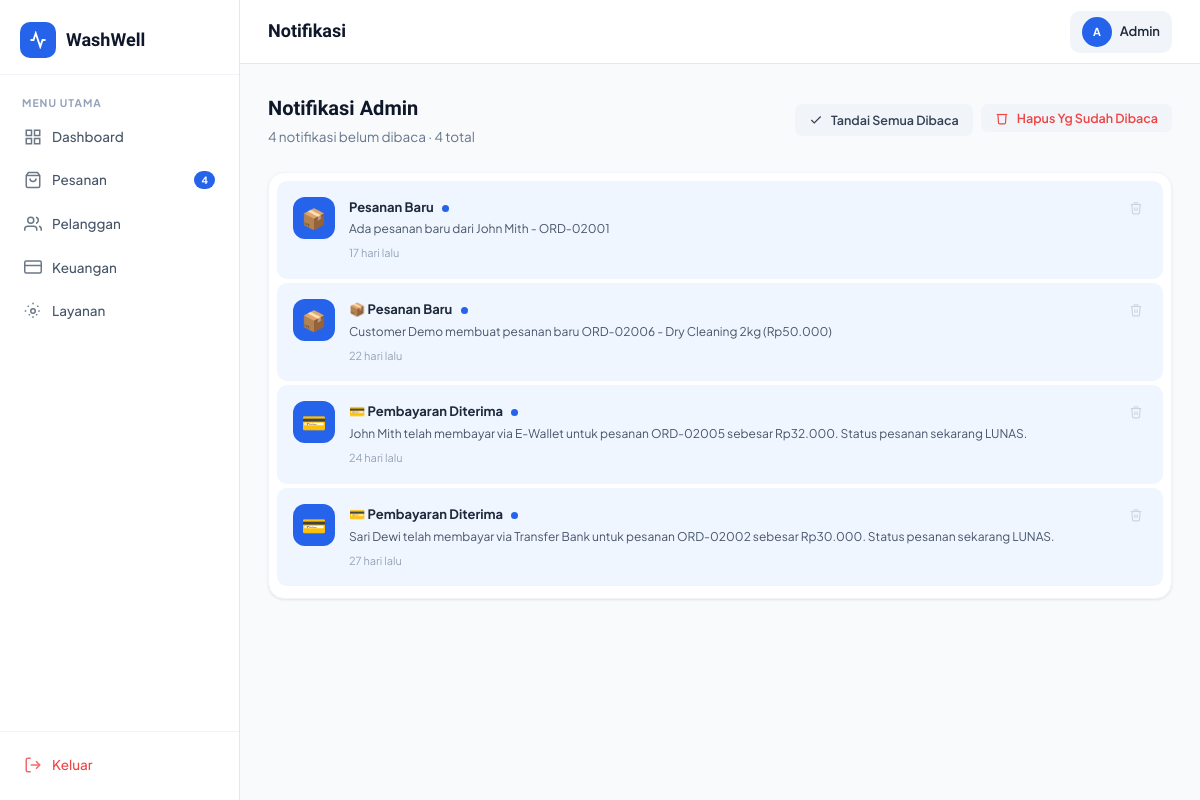
The page /admin/notifications.php (signed in) on the database its author committed.
### tables this page shows
CREATE TABLE IF NOT EXISTS users (
    id         INT AUTO_INCREMENT PRIMARY KEY,
    name       VARCHAR(100) NOT NULL,
    email      VARCHAR(150) UNIQUE NOT NULL,
    password   VARCHAR(255) NOT NULL,
    phone      VARCHAR(20),
    address    TEXT,
    role       ENUM('customer','admin') DEFAULT 'customer',
    created_at TIMESTAMP DEFAULT CURRENT_TIMESTAMP,
    updated_at TIMESTAMP DEFAULT CURRENT_TIMESTAMP ON UPDATE CURRENT_TIMESTAMP
);

CREATE TABLE IF NOT EXISTS notifications (
    id         INT AUTO_INCREMENT PRIMARY KEY,
    user_id    INT NOT NULL,
    title      VARCHAR(200) NOT NULL,
    message    TEXT NOT NULL,
    is_read    TINYINT(1) DEFAULT 0,
    created_at TIMESTAMP DEFAULT CURRENT_TIMESTAMP,
    FOREIGN KEY (user_id) REFERENCES users(id) ON DELETE CASCADE
);

### includes/auth.php (called while the page is built, shortened)
<?php
require_once __DIR__ . '/config.php';
function getCurrentUser() {
    $db = getDB();
    $id = (int)$_SESSION['user_id'];
    $res = $db->query("SELECT * FROM users WHERE id=$id LIMIT 1");
    return $res ? $res->fetch_assoc() : null;
}
function getUnreadNotifs($userId) {
    $db = getDB();
    $uid = (int)$userId;
    $res = $db->query("SELECT COUNT(*) as cnt FROM notifications WHERE user_id=$uid AND is_read=0");
    return $res ? (int)$res->fetch_assoc()['cnt'] : 0;
}
?>

### includes/config.php (called while the page is built, shortened)
<?php
function timeAgo($datetime) {
    $time = strtotime($datetime);
    $diff = time() - $time;
    return floor($diff/86400) . ' hari lalu';
}
?>

### admin/notifications.php (the view, shortened to what this page needs)
<?php
require_once '../includes/auth.php';
$db = getDB();
$user = getCurrentUser();
$uid = (int)$user['id'];
$notifs     = $db->query("SELECT * FROM notifications WHERE user_id=$uid ORDER BY created_at DESC");
$totalNotif = $notifs->num_rows;
?>
<!DOCTYPE html>
<html lang="id">
<head>
<link rel="stylesheet" href="../assets/css/style.css">
</head>
<body>
<div class="app-layout">
    <?php require_once 'partials/sidebar.php'; ?>
    <div class="main-content">
        <header class="topbar">
            <div class="topbar-left">
                <div class="topbar-title">Notifikasi</div>
            </div>
            <div class="topbar-right">
                <div style="display:flex;align-items:center;gap:8px;padding:6px 12px;border-radius:10px;background:var(--gray-100)">
                    <div class="avatar avatar-sm"><?= strtoupper(substr($user['name'],0,1)) ?></div>
                    <span style="font-size:13px;font-weight:600"><?= htmlspecialchars(explode(' ',$user['name'])[0]) ?></span>
                </div>
            </div>
        </header>
        <main class="page-content">
            <div class="page-header">
                <div>
                    <h1>Notifikasi Admin</h1>
                    <p><?= $notifCount ?> notifikasi belum dibaca · <?= $totalNotif ?> total</p>
                </div>
                <div style="display:flex;gap:8px;">
                    <?php if ($notifCount > 0): ?>
                    <a href="notifications.php?mark_read=1" class="btn btn-ghost btn-sm">
                        <svg width="14" height="14" viewBox="0 0 24 24" fill="none" stroke="currentColor" stroke-width="2"><polyline points="20 6 9 17 4 12"/></svg>
                        Tandai Semua Dibaca
                    </a>
                    <?php endif; ?>
                    <?php if ($totalNotif > 0): ?>
                    <form method="POST" onsubmit="return confirm('Hapus semua notifikasi yang sudah dibaca?')" style="display:inline">
                        <button type="submit" class="btn btn-ghost btn-sm" style="color:#EF4444;">
                            <svg width="14" height="14" viewBox="0 0 24 24" fill="none" stroke="currentColor" stroke-width="2"><polyline points="3 6 5 6 21 6"/><path d="M19 6l-1 14a2 2 0 0 1-2 2H8a2 2 0 0 1-2-2L5 6"/></svg>
                            Hapus Yg Sudah Dibaca
                        </button>
                    </form>
                    <?php endif; ?>
                </div>
            </div>
            <div class="card">
                <div class="card-body" style="padding:8px;">
                <?php if ($totalNotif === 0): ?>
                <div style="text-align:center;padding:60px 0;color:var(--gray-400);">
                    <svg width="48" height="48" viewBox="0 0 24 24" fill="none" stroke="currentColor" stroke-width="1.5" style="margin-bottom:12px;opacity:0.4;"><path d="M18 8A6 6 0 0 0 6 8c0 7-3 9-3 9h18s-3-2-3-9"/><path d="M13.73 21a2 2 0 0 1-3.46 0"/></svg>
                    <p style="font-size:14px;font-weight:600;margin-bottom:4px;">Tidak ada notifikasi</p>
                    <p style="font-size:12px;">Notifikasi dari pelanggan akan muncul di sini.</p>
                </div>
                <?php else: ?>
                <?php
                $notifs2 = $db->query("SELECT * FROM notifications WHERE user_id=$uid ORDER BY created_at DESC");
                while($n = $notifs2->fetch_assoc()):
                    $icon = '🔔';
                    $t = $n['title'];
                    if (strpos($t,'Pembayaran')!==false || strpos($t,'💳')!==false || strpos($t,'💰')!==false) $icon='💳';
                    elseif (strpos($t,'Pesanan Baru')!==false) $icon='📦';
                    elseif (strpos($t,'Dibatalkan')!==false) $icon='❌';
                    elseif (strpos($t,'Selesai')!==false) $icon='✅';
                ?>
                <div style="display:flex;align-items:flex-start;gap:14px;padding:16px;border-radius:10px;background:<?= !$n['is_read']?'var(--primary-bg)':'transparent' ?>;margin-bottom:4px;transition:background 0.2s;border-bottom:1px solid var(--gray-100);">
                    <div style="width:42px;height:42px;border-radius:12px;background:<?= !$n['is_read']?'var(--primary)':'var(--gray-100)' ?>;display:flex;align-items:center;justify-content:center;flex-shrink:0;font-size:20px;">
                        <?= $icon ?>
                    </div>
                    <div style="flex:1;">
                        <div style="font-size:13px;font-weight:700;color:var(--gray-800);margin-bottom:3px;">
                            <?= htmlspecialchars($n['title']) ?>
                            <?php if (!$n['is_read']): ?><span style="display:inline-block;width:7px;height:7px;border-radius:50%;background:var(--primary);margin-left:6px;vertical-align:middle;"></span><?php endif; ?>
                        </div>
                        <div style="font-size:12px;color:var(--gray-600);margin-bottom:6px;line-height:1.5;"><?= $n['message'] ?></div>
                        <div style="font-size:11px;color:var(--gray-400);"><?= timeAgo($n['created_at']) ?></div>
                    </div>
                    <form method="POST">
                        <button type="submit" style="background:none;border:none;color:var(--gray-300);cursor:pointer;padding:4px;border-radius:6px;" title="Hapus" onmouseover="this.style.color='#EF4444'" onmouseout="this.style.color='var(--gray-300)'">
                            <svg width="14" height="14" viewBox="0 0 24 24" fill="none" stroke="currentColor" stroke-width="2"><polyline points="3 6 5 6 21 6"/><path d="M19 6l-1 14a2 2 0 0 1-2 2H8a2 2 0 0 1-2-2L5 6"/><path d="M10 11v6M14 11v6"/><path d="M9 6V4a1 1 0 0 1 1-1h4a1 1 0 0 1 1 1v2"/></svg>
                        </button>
                    </form>
                </div>
                <?php endwhile; ?>
                <?php endif; ?>
                </div>
            </div>
        </main>
    </div>
</div>
</body>
</html>

### assets/css/style.css (style rules this page uses)
:root { --primary: #2563EB; --primary-light: #3B82F6; --primary-dark: #1D4ED8; --primary-bg: #EFF6FF; --orange: #F97316; --orange-light: #FED7AA; --green: #22C55E; --green-light: #DCFCE7; --teal: #06B6D4; --teal-light: #CFFAFE; --gray-50: #F8FAFC; --gray-100: #F1F5F9; --gray-200: #E2E8F0; --gray-300: #CBD5E1; --gray-400: #94A3B8; --gray-500: #64748B; --gray-600: #475569; --gray-700: #334155; --gray-800: #1E293B; --gray-900: #0F172A; --white: #FFFFFF; --shadow-sm: 0 1px 3px rgba(0,0,0,0.06), 0 1px 2px rgba(0,0,0,0.04); --shadow: 0 4px 6px -1px rgba(0,0,0,0.07), 0 2px 4px -1px rgba(0,0,0,0.04); --shadow-md: 0 10px 15px -3px rgba(0,0,0,0.08), 0 4px 6px -2px rgba(0,0,0,0.04); --shadow-lg: 0 20px 25px -5px rgba(0,0,0,0.08), 0 10px 10px -5px rgba(0,0,0,0.03); --radius: 12px; --radius-lg: 16px; --radius-xl: 24px; --sidebar-w: 240px; --font: 'Plus Jakarta Sans', sans-serif; --font-display: 'Sora', sans-serif; --transition: all 0.2s ease; }
*, *::before, *::after { box-sizing: border-box; margin: 0; padding: 0; }
html { scroll-behavior: smooth; }
body { font-family: var(--font); background: var(--gray-50); color: var(--gray-800); line-height: 1.6; font-size: 14px; }
a { text-decoration: none; color: inherit; }
button { cursor: pointer; border: none; font-family: var(--font); }
.btn { display: inline-flex; align-items: center; gap: 8px; padding: 9px 18px; border-radius: 8px; font-size: 13.5px; font-weight: 600; transition: var(--transition); white-space: nowrap; border: none; cursor: pointer; }
.btn-ghost { background: var(--gray-100); color: var(--gray-700); }
.btn-sm { padding: 6px 14px; font-size: 12.5px; border-radius: 7px; }
.card { background: var(--white); border-radius: var(--radius-lg); box-shadow: var(--shadow-sm); border: 1px solid var(--gray-100); }
.card-body { padding: 20px 24px; }
.avatar { width: 36px; height: 36px; border-radius: 50%; display: flex; align-items: center; justify-content: center; font-weight: 700; font-size: 13px; color: var(--white); background: var(--primary); flex-shrink: 0; }
.avatar-sm { width: 30px; height: 30px; font-size: 11px; }
.app-layout { display: flex; min-height: 100vh; }
.nav-item svg { flex-shrink: 0; opacity: 0.8; }
.main-content { flex: 1; margin-left: var(--sidebar-w); display: flex; flex-direction: column; min-height: 100vh; }
.topbar { background: var(--white); border-bottom: 1px solid var(--gray-200); padding: 0 28px; height: 64px; display: flex; align-items: center; justify-content: space-between; position: sticky; top: 0; z-index: 50; }
.topbar-left { display: flex; align-items: center; gap: 16px; }
.topbar-title { font-family: var(--font-display); font-size: 18px; font-weight: 700; color: var(--gray-900); }
.topbar-right { display: flex; align-items: center; gap: 12px; }
.page-content { padding: 28px; flex: 1; }
.page-header { margin-bottom: 24px; display: flex; align-items: center; justify-content: space-between; flex-wrap: wrap; gap: 12px; }
.page-header h1 { font-family: var(--font-display); font-size: 20px; font-weight: 700; color: var(--gray-900); }
.page-header p { font-size: 13.5px; color: var(--gray-500); margin-top: 2px; }

### rows shown on the page
users: name "A", name "Admin"
notifications: title "📦", title "Pesanan Baru", is_read 0 (drawn), message "Ada pesanan baru dari John Mith - ORD-02001", created_at "17 hari lalu"
notifications: title "📦", title "📦 Pesanan Baru", is_read 0 (drawn), message "Customer Demo membuat pesanan baru ORD-02006 - Dry Cleaning 2kg (Rp50.000)", created_at "22 hari lalu"
notifications: title "💳", title "💳 Pembayaran Diterima", is_read 0 (drawn), message "John Mith telah membayar via E-Wallet untuk pesanan ORD-02005 sebesar Rp32.000. Status pesanan sekarang LUNAS.", created_at "24 hari lalu"
notifications: title "💳", title "💳 Pembayaran Diterima", is_read 0 (drawn), message "Sari Dewi telah membayar via Transfer Bank untuk pesanan ORD-02002 sebesar Rp30.000. Status pesanan sekarang LUNAS.", created_at "27 hari lalu"

### other values the page prints
$item['label'] "Dashboard"
$item['label'] "Pesanan"
$notifCount "4"
$item['label'] "Pelanggan"
$item['label'] "Keuangan"
$item['label'] "Layanan"
$totalNotif "4"
